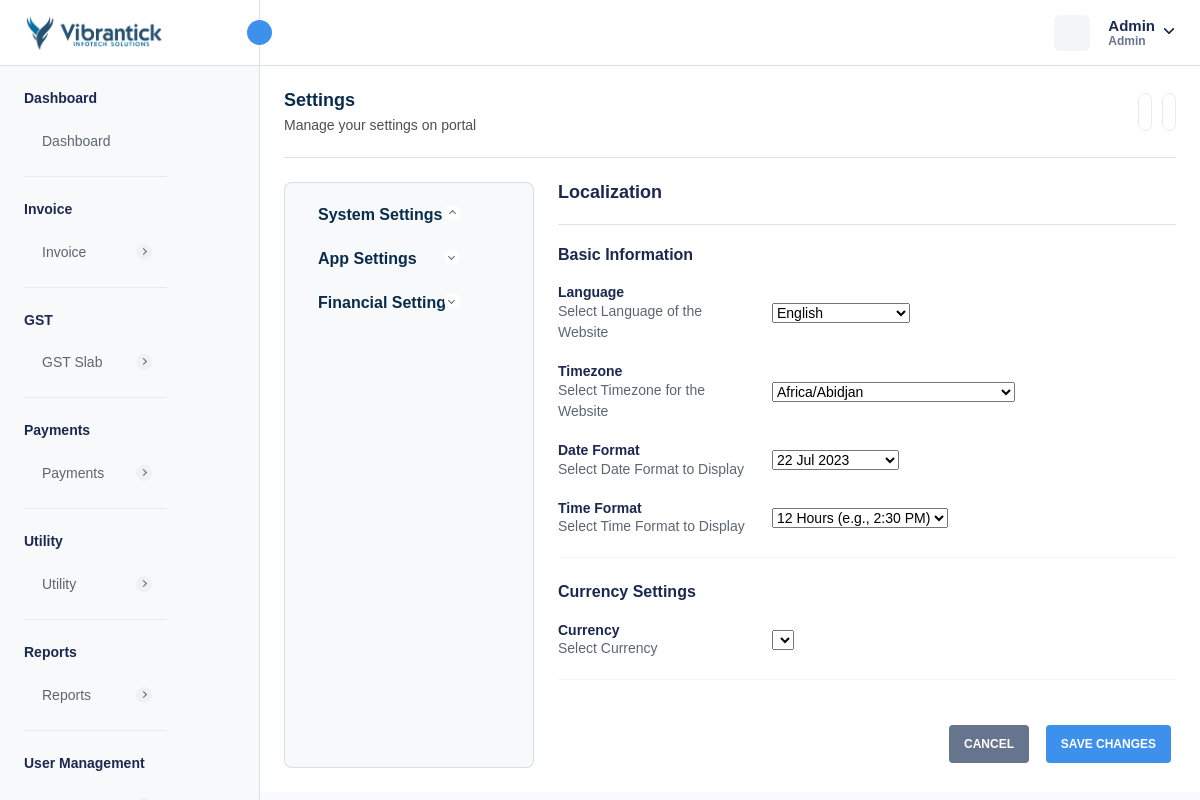
The app's page /localization-settings.php (signed in), older data.
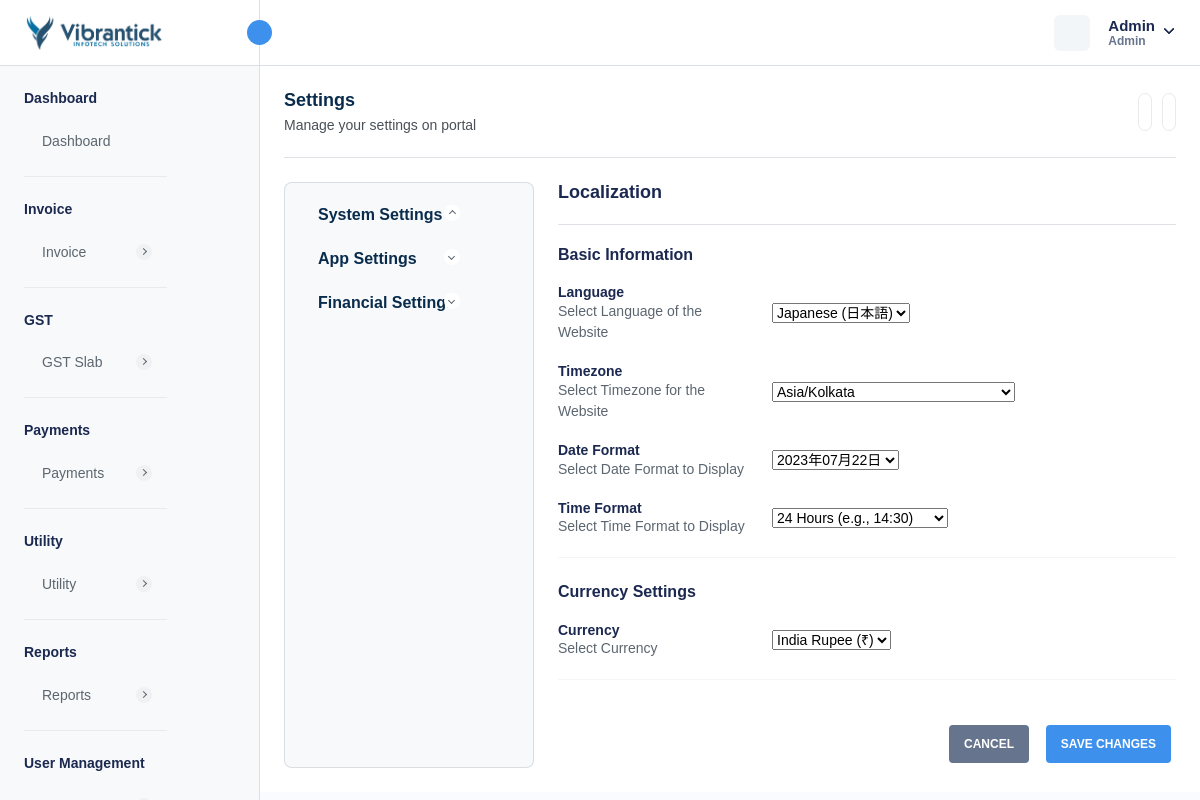
The same page, newer data.
### tables this page shows
CREATE TABLE `localization_settings` (
  `id` int NOT NULL AUTO_INCREMENT,
  `language` varchar(50) DEFAULT 'English',
  `timezone` varchar(100) DEFAULT 'UTC',
  `date_format` varchar(20) DEFAULT 'd M Y',
  `time_format` varchar(10) DEFAULT '12',
  `currency_id` int DEFAULT NULL,
  `created_at` datetime DEFAULT CURRENT_TIMESTAMP,
  `updated_at` datetime DEFAULT CURRENT_TIMESTAMP ON UPDATE CURRENT_TIMESTAMP,
  PRIMARY KEY (`id`)
);

CREATE TABLE `currency` (
  `currency_id` int NOT NULL AUTO_INCREMENT,
  `currency_name` varchar(255) DEFAULT NULL,
  `currency_code` varchar(45) DEFAULT NULL,
  `currency_symbol` varchar(45) DEFAULT NULL,
  `currency_rate` decimal(10,2) DEFAULT NULL,
  `created_at` timestamp NULL DEFAULT CURRENT_TIMESTAMP,
  `updated_at` timestamp NULL DEFAULT NULL,
  `is_active` int DEFAULT '1',
  PRIMARY KEY (`currency_id`)
);

### localization-settings.php (the view, shortened to what the changed rows need)
<?php
require "./database/config.php";
try {
    $stmtFetchCurrency = $db->prepare("SELECT * FROM currency WHERE is_active = 1");
    $stmtFetchCurrency->execute();
    $currencies = $stmtFetchCurrency->get_result()->fetch_all(MYSQLI_ASSOC);
    $timezones = DateTimeZone::listIdentifiers();
    $stmtFetchLocalizationSettings = $db->prepare("SELECT * FROM localization_settings;");
    $stmtFetchLocalizationSettings->execute();
    $localizationSettings = $stmtFetchLocalizationSettings->get_result()->fetch_array(MYSQLI_ASSOC);
} catch (Exception $e) {
    $_SESSION['error'] = $e->getMessage();
}
?>
<!DOCTYPE html>
<html lang="en">
<head>
    <link rel="stylesheet" href="assets/css/bootstrap.min.css" />
    <link rel="stylesheet" href="assets/css/animate.css" />
    <link rel="stylesheet" href="assets/plugins/select2/css/select2.min.css" />
    <link rel="stylesheet" href="assets/plugins/bootstrap-tagsinput/bootstrap-tagsinput.css" />
    <link rel="stylesheet" href="assets/css/bootstrap-datetimepicker.min.css" />
    <link rel="stylesheet" href="assets/css/dataTables.bootstrap5.min.css" />
    <link rel="stylesheet" href="assets/plugins/fontawesome/css/fontawesome.min.css" />
    <link rel="stylesheet" href="assets/plugins/fontawesome/css/all.min.css" />
    <link rel="stylesheet" href="assets/css/style.css" />
    <link rel="stylesheet" href="https://cdn.jsdelivr.net/npm/notyf@3/notyf.min.css" />
</head>
<body>
    <div class="main-wrapper">
        <div class="page-wrapper">
            <div class="content settings-content">
                <div class="row">
                    <div class="col-xl-12">
                        <div class="settings-wrapper d-flex">
                            <div class="settings-page-wrap">
                                <form action="" method="post" accept-charset="UTF-8">
                                    <div class="company-info company-images">
                                        <div class="localization-info">
                                            <div class="row align-items-center">
                                                <div class="col-sm-4">
                                                    <div class="localization-select">
                                                        <select class="select" name="language">
                                                            <option value="en" <?php echo $localizationSettings['language'] == "en" ? "selected" : "" ?>>English
                                                            </option>
                                                            <option value="ja" <?php echo $localizationSettings['language'] == "ja" ? "selected" : "" ?>>Japanese (日本語)</option>
                                                        </select>
                                                    </div>
                                                </div>
                                            </div>
                                            <div class="row align-items-center">
                                                <div class="col-sm-4">
                                                    <div class="localization-select">
                                                        <select class="select" name="timezone">
                                                            <?php foreach ($timezones as $timezone) { ?>
                                                                <option <?php echo $localizationSettings['timezone'] == $timezone ? "selected" : "" ?> value='<?= $timezone ?>'>
                                                                    <?= htmlspecialchars($timezone) ?>
                                                                </option>
                                                            <?php } ?>
                                                        </select>
                                                    </div>
                                                </div>
                                            </div>
                                            <div class="row align-items-center">
                                                <div class="col-sm-4">
                                                    <div class="localization-select">
                                                        <select class="select" name="date_format">
                                                            <option value="d M Y" <?php echo $localizationSettings['date_format'] == "d M Y" ? "selected" : "" ?>>22 Jul 2023</option>
                                                            <option value="Y年m月d日" <?php echo $localizationSettings['date_format'] == "Y年m月d日" ? "selected" : "" ?>>2023年07月22日</option>
                                                        </select>
                                                    </div>
                                                </div>
                                            </div>
                                            <div class="row align-items-center">
                                                <div class="col-sm-4">
                                                    <div class="localization-select">
                                                        <select class="select" name="time_format">
                                                            <option value="12" <?php echo $localizationSettings['time_format'] == "12" ? "selected" : "" ?>>12 Hours (e.g., 2:30 PM)</option>
                                                            <option value="24" <?php echo $localizationSettings['time_format'] == "24" ? "selected" : "" ?>>24 Hours (e.g., 14:30)</option>
                                                        </select>
                                                    </div>
                                                </div>
                                            </div>
                                        </div>
                                    </div>
                                    <div class="company-info company-images">
                                        <div class="localization-info">
                                            <div class="row align-items-center">
                                                <div class="col-sm-4">
                                                    <div class="localization-select">
                                                        <select class="select" name="currency">
                                                            <?php
                                                            foreach ($currencies as $currency) { ?>
                                                                <option value='<?= $currency['currency_id'] ?>' <?php echo $localizationSettings['currency_id'] == $currency['currency_id'] ? "selected" : "" ?>>
                                                                    <?= $currency['currency_name'] . " (" . $currency['currency_symbol'] . ")" ?>
                                                                </option>";
                                                            <?php } ?>
                                                        </select>
                                                    </div>
                                                </div>
                                            </div>
                                        </div>
                                    </div>
                                </form>
                            </div>
                        </div>
                    </div>
                </div>
            </div>
        </div>
    </div>
</body>
</html>

Row changes from the older to the newer data that the page shows:
added localization_settings: language "Japanese (日本語)", timezone "Asia/Kolkata", date_format "2023年07月22日", time_format "24 Hours (e.g., 14:30)", currency "India Rupee (₹)"
Text that changed along with them:
form field language: "English" → (not shown)
form field timezone: "Africa/Abidjan" → (not shown)
form field date_format: "22 Jul 2023" → (not shown)
form field time_format: "12 Hours (e.g., 2:30 PM)" → (not shown)
